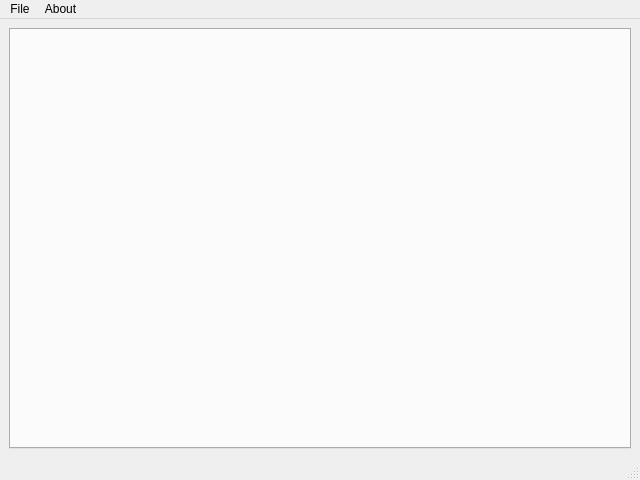
<?xml version="1.0" encoding="UTF-8"?>
<ui version="4.0">
 <class>MainWindow</class>
 <widget class="QMainWindow" name="MainWindow">
  <property name="geometry">
   <rect>
    <x>0</x>
    <y>0</y>
    <width>640</width>
    <height>480</height>
   </rect>
  </property>
  <property name="windowTitle">
   <string>MainWindow</string>
  </property>
  <widget class="QWidget" name="centralwidget">
   <layout class="QVBoxLayout" name="verticalLayout">
    <item>
     <widget class="QTabWidget" name="tabWidget">
      <property name="currentIndex">
       <number>-1</number>
      </property>
     </widget>
    </item>
   </layout>
  </widget>
  <widget class="QMenuBar" name="menubar">
   <property name="geometry">
    <rect>
     <x>0</x>
     <y>0</y>
     <width>640</width>
     <height>22</height>
    </rect>
   </property>
   <widget class="QMenu" name="menuFile">
    <property name="title">
     <string>File</string>
    </property>
    <addaction name="actionsave"/>
   </widget>
   <widget class="QMenu" name="menuAbout">
    <property name="title">
     <string>About</string>
    </property>
   </widget>
   <addaction name="menuFile"/>
   <addaction name="menuAbout"/>
  </widget>
  <widget class="QStatusBar" name="statusbar"/>
  <action name="actionsave">
   <property name="text">
    <string>save</string>
   </property>
  </action>
 </widget>
 <resources/>
 <connections/>
</ui>
